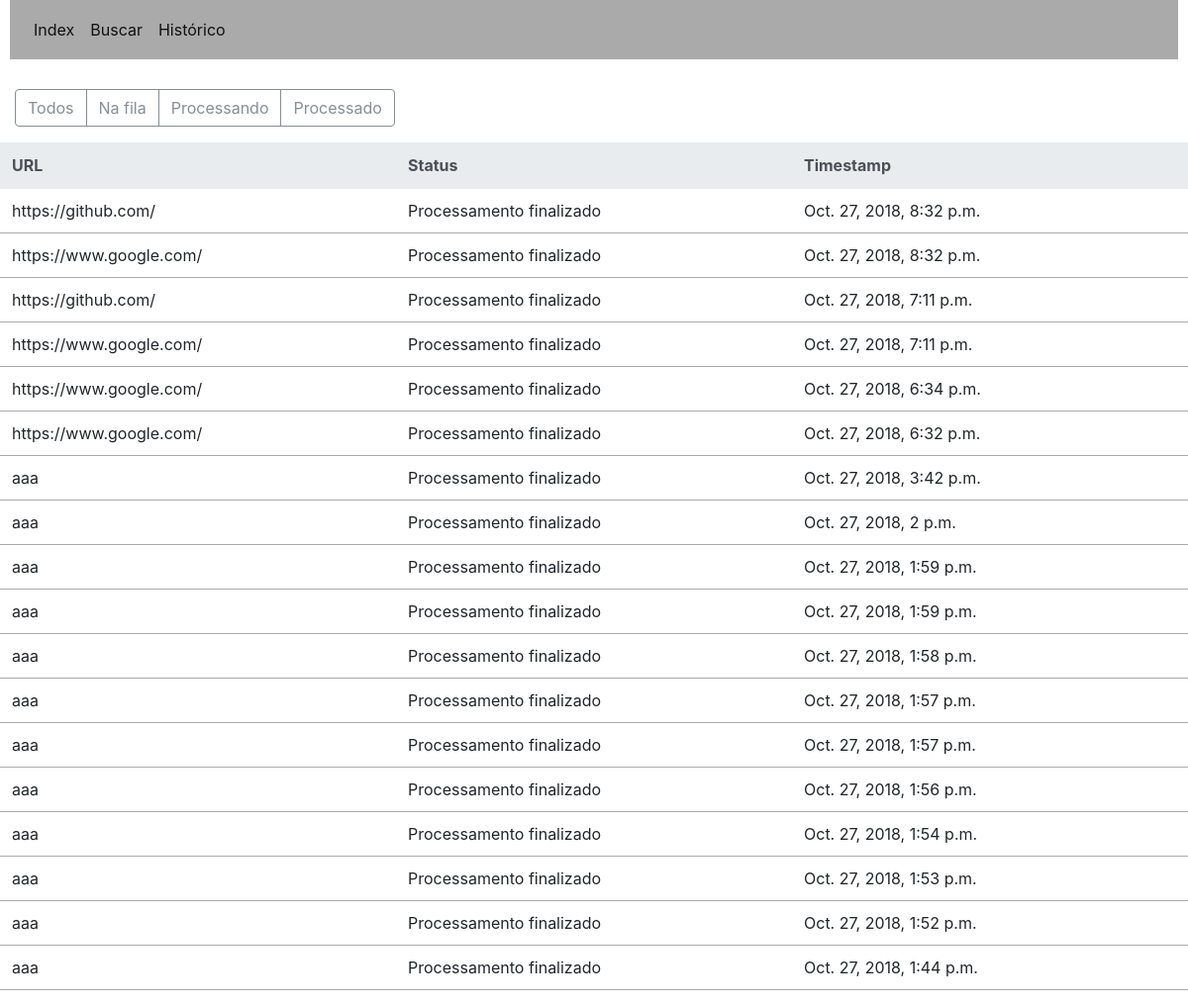
The page /classificador/lista/ on the database as committed earlier.
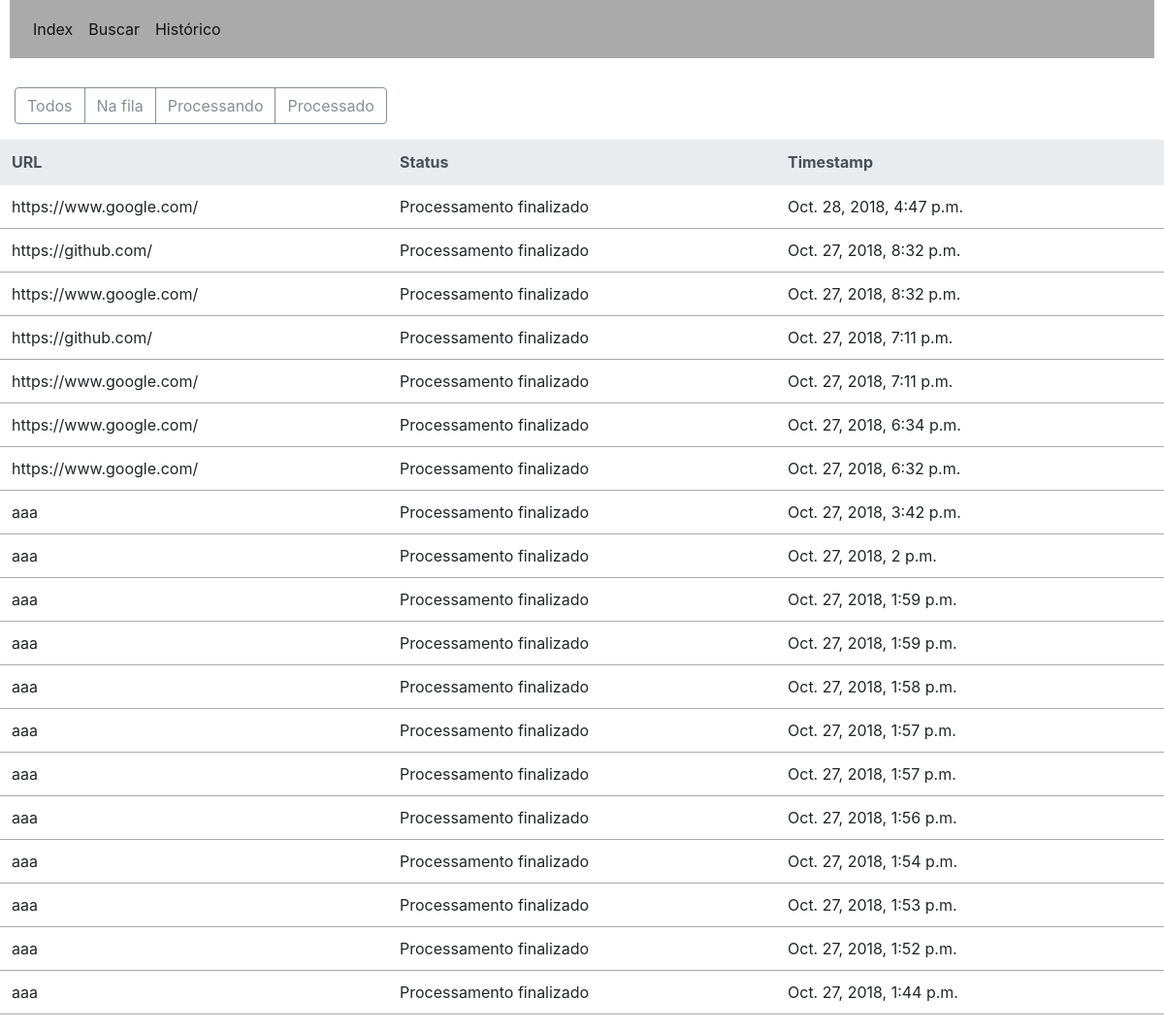
The same page on the database as committed later.
### classificador/models.py (models this page shows)
class Requisicao(models.Model):
	timestamp = models.DateTimeField(auto_now_add=True)
	url = models.CharField(max_length=200)
	status = models.CharField(max_length=30)

### classificador/views.py (the view)
# urls.py: path('lista/', views.querylist, name='lista'),
def querylist(request):
	context = {}
	sites = []
	try:
		reqs = get_list_or_404(Requisicao.objects.order_by('-timestamp'))
	except Http404:
		reqs = []
	for r in reqs:
		sites.append({"url":r.url, "status":r.status, "timestamp":r.timestamp})
	context = {"sites":sites}
	return render(request, 'classificador/lista.html', context)

### classificador/templates/classificador/lista.html (shortened to what this page needs)
{% load staticfiles %}
<head>
    <link rel="stylesheet" href="{% static 'css/bootstrap.min.css' %}" />
</head>
<body>
    <nav class="navbar navbar-expand-lg navbar-light">
        <div class="collapse navbar-collapse" id="navbarSupportedContent">
            <ul class="navbar-nav mr-auto">
                <li class="nav-item active">
                    <a class="nav-link" href="/classificador/index">Index</a>
                </li>
                <li class="nav-item active">
                    <a class="nav-link" href="/classificador/busca">Buscar</a>
                </li>
                <li class="nav-item active">
                    <a class="nav-link" href="/classificador/lista">Histórico</a>
                </li>
            </ul>
        </div>
    </nav>
	<div id='queryform' class="col-12">
		<form action="{% url 'list_req' %}" method="post">
			<div class="form-group">
				<div class="btn-group">
					<input type="submit" class="btn btn-outline-secondary" name="req_status" value="Todos">
					<input type="submit" class="btn btn-outline-secondary" name="req_status" value="Na fila">
					<input type="submit" class="btn btn-outline-secondary" name="req_status" value="Processando">
					<input type="submit" class="btn btn-outline-secondary" name="req_status" value="Processado">
				</div>
			</div>
		</form>
	</div>
	<table class="table">
        <thead class="thead-light">
            <tr>
              <th scope="col">URL</th>
              <th scope="col">Status</th>
              <th scope="col">Timestamp</th>
            </tr>
        </thead>
        <tbody>
        {% for ans in sites %}
            <tr>
                <td>{{ans.url}}</td>
                <td>{{ans.status}}</td>
                <td>{{ans.timestamp}}</td>
            </tr>
        {% endfor %}
        </tbody>
    </table>
</body>

Rows that differ between the two databases and show on the page:
added Requisicao: url "https://www.google.com/", status "Processamento finalizado", timestamp "Oct. 28, 2018, 4:47 p.m."
